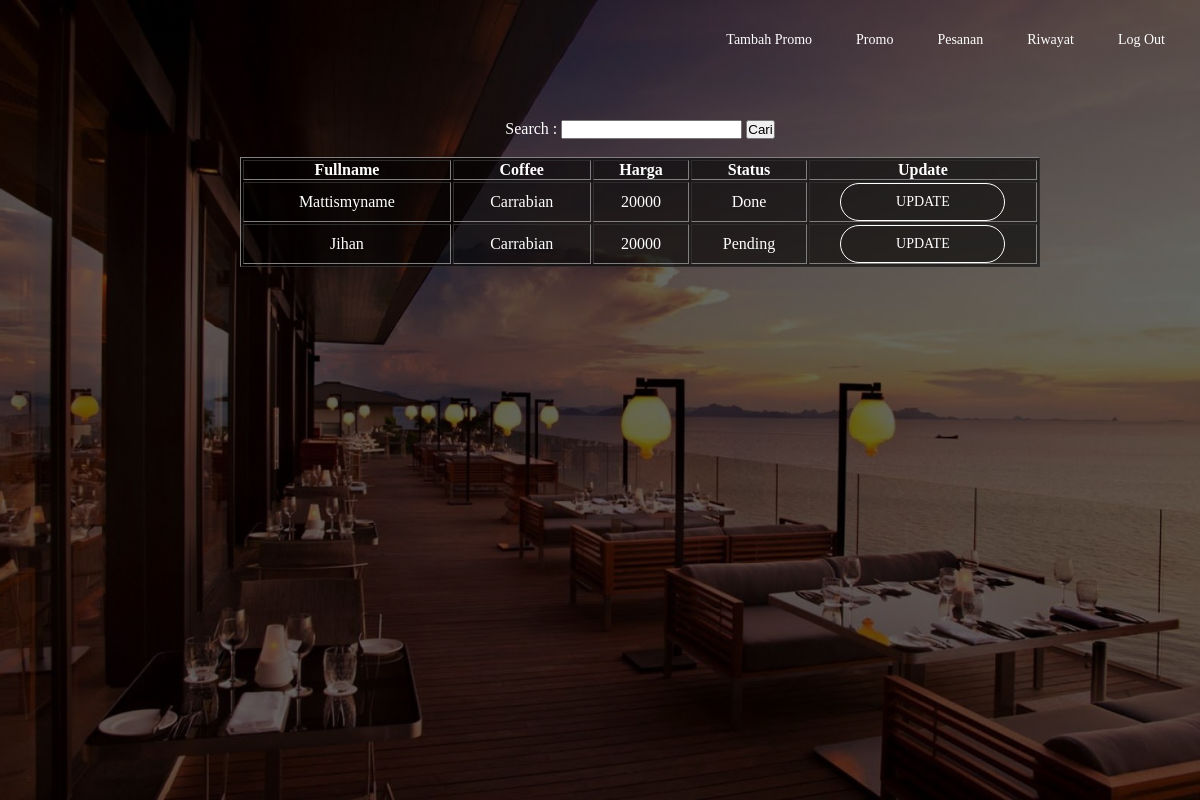
The app's page /panorama_cafe/read_pesanan.php (signed in) with its own data.
### tables this page shows
CREATE TABLE `daftar_pesanan` (
  `id` int(11) NOT NULL,
  `fullname` varchar(255) NOT NULL,
  `coffee` varchar(255) NOT NULL,
  `harga` varchar(255) NOT NULL,
  `status` varchar(255) NOT NULL
);

### panorama_cafe/read_pesanan.php (the view, shortened to what this page needs)
<!DOCTYPE html>
<html lang="en">
<head>
    <link rel="stylesheet" href="css/read_promo.css">
</head>
<body>
    <header>
        <div class="wrapper">
            <ul class="nav-area" >
                <li><a href="create_promo.php">Tambah Promo</a></li>
                <li><a href="read_promo.php">Promo</a></li>
                <li><a href="read_pesanan.php">Pesanan</a></li>
                <li><a href="fpdfdemo.php">Riwayat</a></li>
                <li><a href="logout.php">Log Out</a></li>
            </ul>
        </div>
        <center>
            <div class="welcome-text" id="welcome-text" ">
                <div class="textBox" >
                <form action="read_pesanan.php" method="get">
                    <label for="Search" style="color:white;">Search : </label>
                    <input type="text" name="cari">
	                <input type="submit" value="Cari">
                </form>
                <br>
                    <table border="1" style='width:100%'>
                        <thead>
                            <tr>
                                <th>Fullname</th>
                                <th>Coffee</th>
                                <th>Harga</th>
                                <th>Status</th>
                                <th>Update</th>
                            </tr>
                        </thead>
                        <tbody>
                            <?php
                                include 'config.php';
                                if(isset($_GET['cari'])){
                                    $search_username = mysqli_query($koneksi, "SELECT * FROM `daftar_pesanan` WHERE fullname like '%".$cari."%'");
                                }
                                else{
                                    $search_username = mysqli_query($koneksi, "SELECT * FROM `daftar_pesanan`");
                                }
                                while($row = mysqli_fetch_array($search_username)){
                                    echo "
                                    <tr>
                                        <td>$row[fullname]</td>
                                        <td>$row[coffee]</td>
                                        <td>$row[harga]</td>
                                        <td>$row[status]</td>
                                        <td><a href='update_pesanan.php?ID=$row[id] ' class='update'>Update</a></td>
                                    </tr>
                                    ";
                                }
                            ?>
                        </tbody>
                    </table>
                </div>
            </div>
        </center>
    </header>
</body>
</html>

### panorama_cafe/css/read_promo.css (style rules this page uses)
* { margin: 0; padding: 0; }
.wrapper { width: 1170px; margin: auto; }
header { background: linear-gradient(rgba(0, 0, 0, 0.6), rgba(0, 0, 0, 0.6)), url("../img/panorama_cafe.jpg"); height: 100vh; width: 100%; background-size: cover; background-repeat: no-repeat; background-attachment: fixed; background-position: center; position: relative; }
table { background-color: rgba(0, 0, 0, 0.6); color: white; }
.nav-area { float: right; list-style: none; margin-top: 30px; }
.nav-area li { display: inline-block; }
.nav-area li a { color: #fff; text-decoration: none; padding: 5px 20px; font-family: poppins; font-size: 14px; }
.welcome-text { text-align: center; position: absolute; width: 800px; height: 300px; align-self: center; margin: 10% 20%; }
.welcome-text a { width: 50%; text-align: center; border: 1px solid #fff; border-radius: 30px; padding: 10px 25px; text-decoration: none; text-transform: uppercase; font-size: 14px; display: inline-block; color: white; }

### records on screen
daftar_pesanan: fullname "Mattismyname", coffee "Carrabian", harga "20000", status "Done"
daftar_pesanan: fullname "Jihan", coffee "Carrabian", harga "20000", status "Pending"
